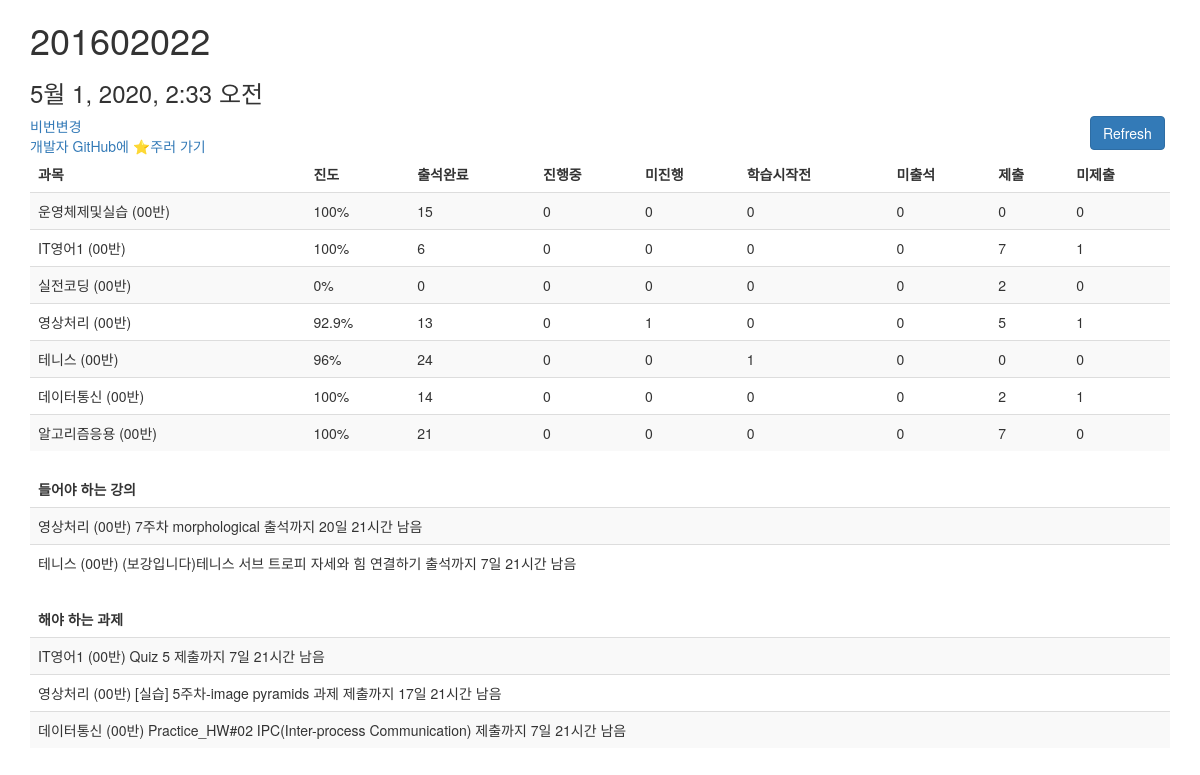
The app's page /elearn/ (signed in), older data.
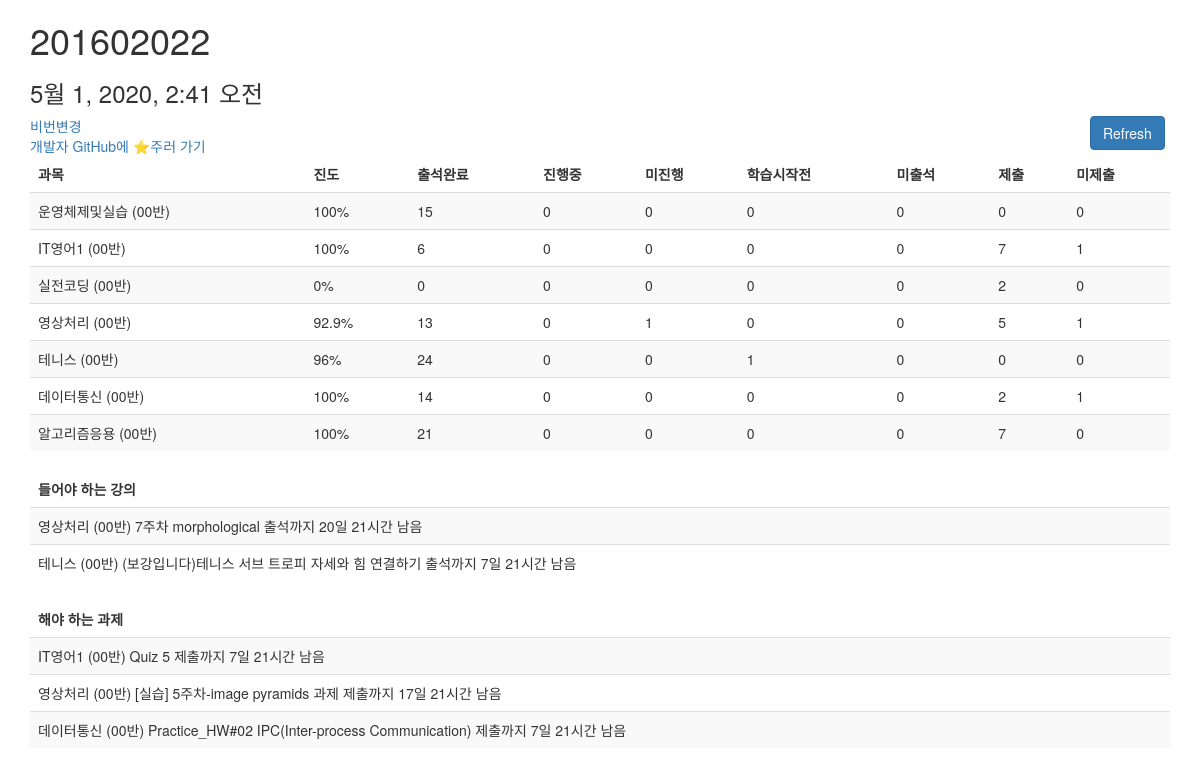
The same page, newer data.
### login/models.py (models this page shows)
class Profile(models.Model):
	user = models.OneToOneField(User, on_delete=models.CASCADE)
	portal_id = models.CharField(max_length=50)
	portal_pw = models.CharField(max_length=300)
	last_update = models.DateTimeField(default=timezone.now)

### cse_notice/views.py (the view)
# urls.py: path('elearn/', notices.elearn, name='elearn'),
def elearn(request):
	profile = Profile.objects.get(user=request.user)
	context = ec.get_context(profile)
	if request.method == "POST":
		context = ec.fetch_and_update(profile)
	return render(request, 'notice/elearn.html', context)

### elearn_crawler.py (called while the page is built)
def get_context(profile):
    elearns = ElearnData.objects.filter(userID=profile)
    videos2watch = []
    reports2do = []
    for data in elearns:
        videos = json.loads(data.videos2watch)
        for video in videos:
            videos2watch.append(video)
        reports = json.loads(data.reports2do)
        for report in reports:
            reports2do.append(report)
    context = {
        'profile': profile,
        'classes': elearns,
        'videos': videos2watch,
        'reports': reports2do,
    }
    return context

### templates/notice/elearn.html (shortened to what this page needs)
<!DOCTYPE html>
<html lang="en">
<head>
  <link rel="stylesheet" href="http://maxcdn.bootstrapcdn.com/bootstrap/3.3.6/css/bootstrap.min.css">
</head>
<body>
<div class="container">
    <h1>{{profile.portal_id}}</h1>
    <h3>{{profile.last_update}}</h3>
    <div style='width:80px;float: right;'>
        <input type="submit" class="btn btn-primary" value="Refresh">
    </div>
    <form method="POST" action="{% url 'elearn'%}">
        <div>
            <a href="{% url 'setting' %}" class="txt1">비번변경</a>
        </div>
        <div>
            <a href="https://github.com/Yabby1997/CNU-CSE-Crawler-WEB" class="txt1">개발자 GitHub에 ⭐️주러 가기</a>
        </div>
    </form>
    <table class="table table-striped">
        <thead>
            <tr>
                <td><B>과목</B></td>
                <td><B>진도</B></td>
                <td><B>출석완료</B></td>
                <td><B>진행중</B></td>
                <td><B>미진행</B></td>
                <td><B>학습시작전</B></td>
                <td><B>미출석</B></td>
                <td><B>제출</B></td>
                <td><B>미제출</B></td>
            </tr>
        </thead>
        <tbody>
            {% for class in classes %}
            <tr>
                <td>{{class.title}}</td>
                <td>{{class.percentage}}</td>
                <td>{{class.video0}}</td>
                <td>{{class.video1}}</td>
                <td>{{class.video2}}</td>
                <td>{{class.video3}}</td>
                <td>{{class.video4}}</td>
                <td>{{class.report0}}</td>
                <td>{{class.report1}}</td>
            </tr>
            {% endfor %}
        </tbody>
    </table>
    <table class="table table-striped">
        <thead>
            <tr>
                <td><B>들어야 하는 강의</B></td>
            </tr>
        </thead>
        <tbody>
            {% for video in videos %}
            <tr>
                <td>{{video}}</td>
            </tr>
            {% endfor %}
        </tbody>
    </table>
    <table class="table table-striped">
        <thead>
            <tr>
                <td><B>해야 하는 과제</B></td>
            </tr>
        </thead>
        <tbody>
            {% for report in reports %}
            <tr>
                <td>{{report}}</td>
            </tr>
            {% endfor %}
        </tbody>
    </table>
</body>

Row changes from the older to the newer data that the page shows:
changed Profile: last_update "5월 1, 2020, 2:33 오전" → "5월 1, 2020, 2:41 오전"
